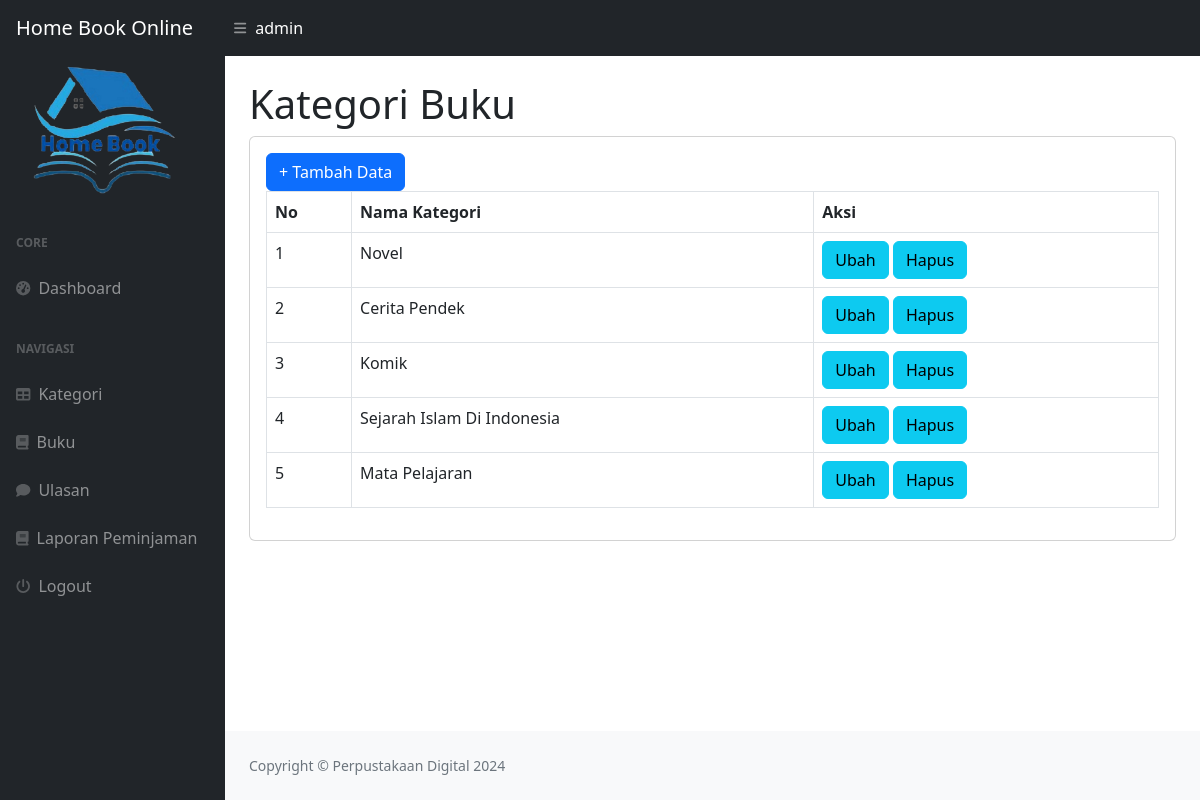
/index.php?page=kategori (signed in), run on the app's committed database.
### tables this page shows
CREATE TABLE `kategoribuku` (
  `KategoriID` int(11) NOT NULL,
  `NamaKategori` varchar(255) NOT NULL
);

### kategori.php (the view)
<h1 class="mt-4">Kategori Buku</h1>
<div class="card">
    <div class="card-body">
<div class="row">
    <div class="col-md-12">
        <a href="?page=kategoribuku_tambah" class="btn btn-primary">+ Tambah Data</a>
        <table class="table table-bordered" id="dataTable" width="100%" cellspacing="0">
            <tr>
                <th>No</th>
                <th>Nama Kategori</th>
                <th>Aksi</th>
            </tr>
            <?php
            $i = 1;
            $query = mysqli_query($koneksi, "SELECT*FROM kategoribuku");
            while($data = mysqli_fetch_array($query)){
                ?>
                <tr>
                <td><?php echo $i++; ?></td>
                <td><?php echo $data['NamaKategori']; ?></td>
                <td>
                <a href="?page=kategoribuku_ubah&&id=<?php echo $data['KategoriID']; ?>" class="btn btn-info">Ubah</a>
                <a onclick="return confirm('Apakah Anda Yakin Menghapus Data Ini?');" href="?page=kategoribuku_hapus&&id=<?php echo $data['KategoriID']; ?>" class="btn btn-info">Hapus</a>
                </td>
                </tr>
                <?php
            }
            ?>
        </table>
    </div>
</div>
    </div>
</div>

### data on the page
kategoribuku: NamaKategori "Novel"
kategoribuku: NamaKategori "Cerita Pendek"
kategoribuku: NamaKategori "Komik"
kategoribuku: NamaKategori "Sejarah Islam Di Indonesia"
kategoribuku: NamaKategori "Mata Pelajaran"

### other printed values
$_SESSION['userid']['NamaLengkap'] "admin"
